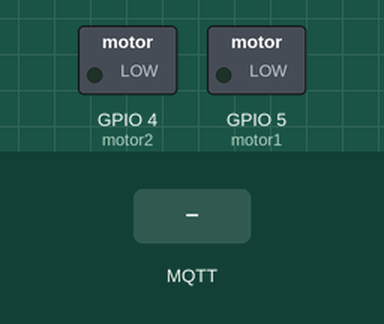
Recording of a sketch running on a simulated ESP8266 (NodeMCU). Parts: switched loads named in the sketch (green lamp = pin HIGH). Inputs (shaded band) come from the test bench. WiFi joins after 1.5 s; servers stay silent unless stated; random numbers use the default seed unless the sketch sets one; no MQTT or app messages arrive unless stated; not simulated (calls return 0 or success): secrets.h; what the sketch prints to the serial monitor is not drawn.

Above: at 2.7 s.
2.8 s: MQTT message "1" arrives on the first subscribed topic
At 4.0 s:
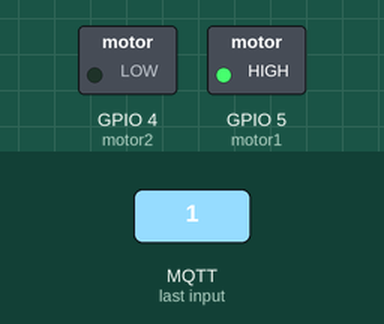
4.3 s: MQTT message "1" arrives on the second subscribed topic
At 5.3 s:
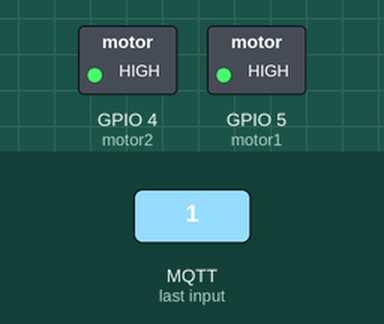
5.8 s: MQTT message "on" arrives on the first subscribed topic
At 6.5 s:
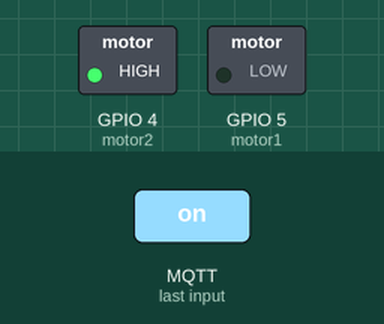
7.3 s: MQTT message "0" arrives on the second subscribed topic
At 7.6 s:
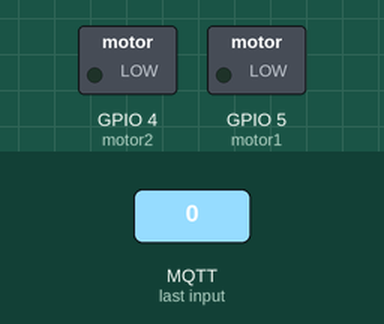
Timing chart, 0 to 9.8 s (numbered marks = the images above; inputs shaded):
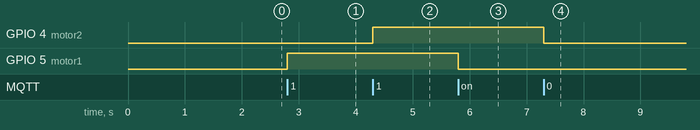

The sketch:

mqtt_esp8266_client_caldera.ino
```cpp
#include <ESP8266WiFi.h>
#include <PubSubClient.h>
#include "secrets.h"

WiFiClient espClient;//Creamos un objeto de la clase cliente wifi
PubSubClient client(espClient);//
//definimos los pines
int motor1 = 5; // D1 motor 1 activa succecion
int motor2 = 4; // D2 motor 2 activa soplar
char dispensar[] = "dispensar";
char soplar[] = "soplar";

//Funcion para conectarnos a la red wifi
void setup_wifi() {

  delay(10);
  // Empezamos a conectar con el router de casa
  Serial.println();
  Serial.print("Connecting to ");
  Serial.println(ssid);

  WiFi.mode(WIFI_STA);
  WiFi.begin(ssid, password);

  //Mientras se esta conectando estamos imprimiendo puntos en la salida serial
  while (WiFi.status() != WL_CONNECTED) {
    delay(500);
    Serial.print(".");
  }
  //iniciar semilla para la funcion ramdom
  randomSeed(micros());

  Serial.println("");
  Serial.println("WiFi connected");
  Serial.println("IP address: ");
  Serial.println(WiFi.localIP());
}
//Funcion que se ejecuta cuando recibimos el mensaje
void callback(char* topic, byte* payload, unsigned int length) {
  Serial.print("Mensaje recibido [");
  Serial.print(topic);
  Serial.print("] ");

  for (int i = 0; i < length; i++) {
    Serial.print((char)payload[i]);
  }
  Serial.println();

  if (strcmp(topic, dispensar) == 0) {
    if ((char)payload[0] == '1') {
      digitalWrite(motor1, HIGH);
      //digitalWrite(motor2, LOW);
      client.publish("recibido", "1");
    } else {
      digitalWrite(motor1, LOW);
      //digitalWrite(motor2, HIGH);
      client.publish("recibido", "0");
    }
  }

  // Agregar una comparación para "soplar" si es necesario
  if (strcmp(topic, soplar) == 0) {
    if ((char)payload[0] == '1') {
      //digitalWrite(motor1, LOW);
      digitalWrite(motor2, HIGH);
      client.publish("recibido", "1");
    } else {
      //digitalWrite(motor1, HIGH);
      digitalWrite(motor2, LOW);
      client.publish("recibido", "0");
    }
  }
}


void reconnect() {
  // Loop until we're reconnected
  while (!client.connected()) {
    Serial.print("Attempting MQTT connection...");
    // Create a random client ID
    String clientId = "ESP8266Client-";
    clientId += String(random(0xffff), HEX);
    // Attempt to connect
    if (client.connect(clientId.c_str(), mqtt_user, mqtt_password)) {
      Serial.println("connected");
      // Once connected, publicar mensajes
      client.publish("recibido", "Bienvenido al control del dispensador de antibioticos to wapo hermano");
      // ... and resubscribe en el topic casa/caldera(la raspberry enviara las ordenes)
      client.subscribe("dispensar");
      client.subscribe("soplar");
    } else {
      Serial.print("failed, rc=");
      Serial.print(client.state());
      Serial.println(" try again in 5 seconds");
      // Wait 5 seconds before retrying
      delay(5000);
    }
  }
}
//Primera funcion a ejecutarse en el programa
void setup() {
  pinMode(motor1, OUTPUT);  //Programar pin como salida
  pinMode(motor2, OUTPUT);
  digitalWrite(motor1, LOW);  //Ponemos la salida del pin en alto para que la cladera este en OFF al principio
  digitalWrite(motor2, LOW);
  Serial.begin(115200);// Configurar velocidad de comunicacion en bites por segundo
  setup_wifi(); //Llama a la funcion para poner en marcha el cliente wifi
  client.setServer(mqtt_server, 1883);//Configurar el servidor mqtt_server al cual se conectara el cliente por el puerto 1883
  client.setCallback(callback);//Llamar a la funcion callback para procesar las ordenes del broker
  client.subscribe("dispensar");  // Suscripción al topic
  client.subscribe("soplar");
}

void loop() {

  if (!client.connected()) {
    reconnect();
  }
  client.loop();
}
```

Measured:
- after the input at 2.8 s, GPIO 5 (motor1): LOW → HIGH at once
- after the input at 4.3 s, GPIO 4 (motor2): LOW → HIGH at once
- after the input at 5.8 s, GPIO 5 (motor1): HIGH → LOW at once
- after the input at 7.3 s, GPIO 4 (motor2): HIGH → LOW at once
